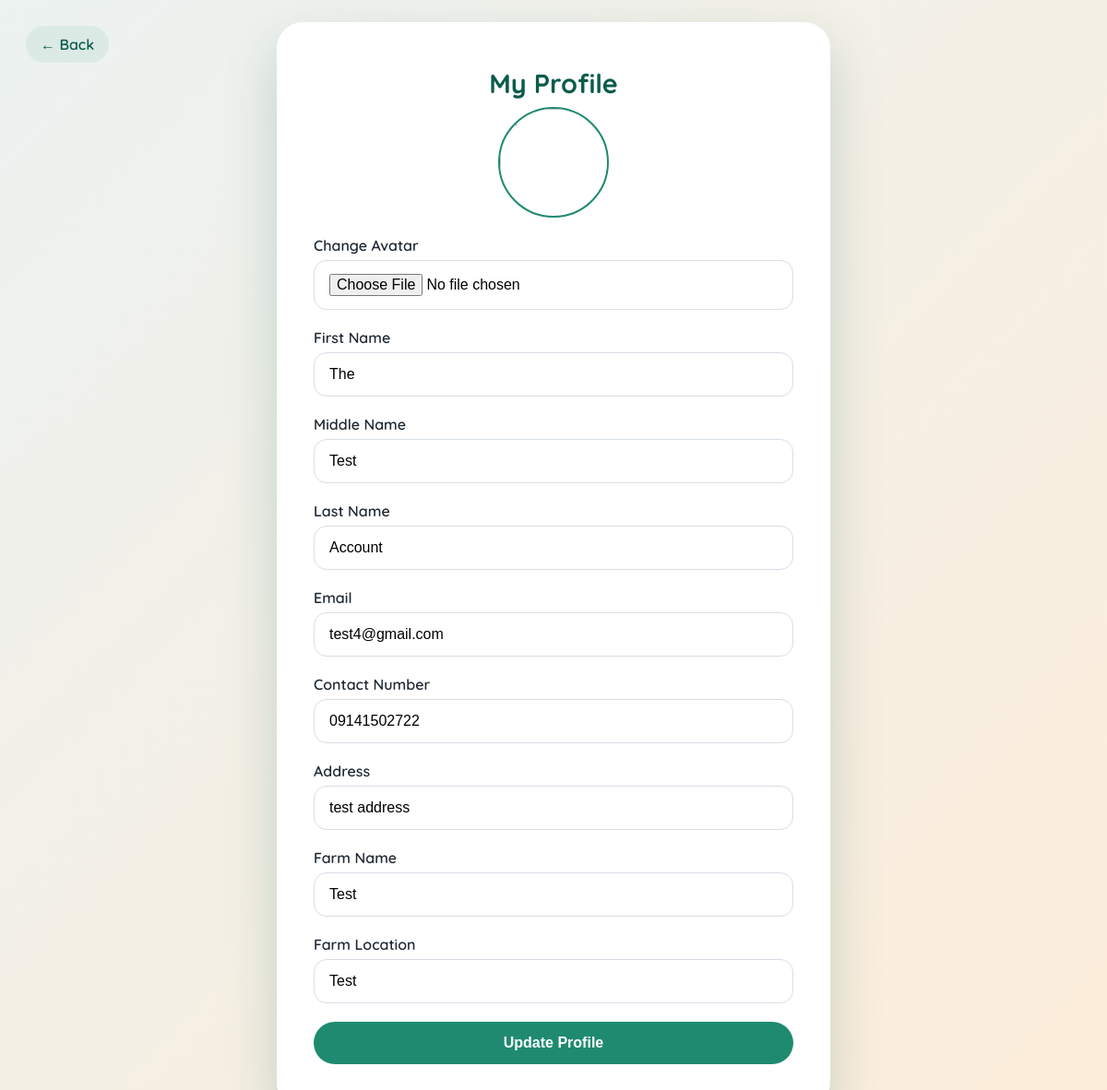
The page /user/profile.php (signed in) on the database its author committed.
### tables this page shows
CREATE TABLE `users` (
  `user_id` int(11) NOT NULL,
  `role` enum('Farmer','Buyer','Admin') NOT NULL,
  `first_name` varchar(45) NOT NULL,
  `middle_name` varchar(45) NOT NULL,
  `last_name` varchar(45) NOT NULL,
  `email` varchar(45) NOT NULL,
  `password` varchar(255) NOT NULL,
  `contact_number` varchar(45) DEFAULT NULL,
  `address` varchar(45) NOT NULL,
  `is_verified` tinyint(4) DEFAULT 0,
  `created_at` timestamp NULL DEFAULT current_timestamp(),
  `img_path` varchar(255) DEFAULT NULL
);

CREATE TABLE `farmer_profiles` (
  `farmer_id` int(11) NOT NULL,
  `farm_name` varchar(45) NOT NULL,
  `farm_location` varchar(255) NOT NULL,
  `farm_img_path` varchar(255) DEFAULT NULL,
  `verified_by` int(11) DEFAULT NULL,
  `verified_at` timestamp NULL DEFAULT NULL,
  `region` varchar(100) DEFAULT NULL
);

### user/profile.php (the view, shortened to what this page needs)
<?php
require_once __DIR__ . '/../includes/config.php';
$user_id = $_SESSION['user_id'];
$role = $_SESSION['role'];
$stmt = $conn->prepare("
    SELECT first_name, middle_name, last_name, email,
           contact_number, address, img_path
    FROM users
    WHERE user_id = ?
    LIMIT 1
");
$stmt->bind_param('i', $user_id);
$stmt->execute();
$user = $stmt->get_result()->fetch_assoc();
$profile_img = $user['img_path'] ?? '';
$default_avatar = '../images/default-avatar.png';
$public_path = !empty($profile_img)
    ? '../' . ltrim($profile_img, '/')
    : $default_avatar;
$role_data = [];
if ($role === 'Farmer') {
    $stmt = $conn->prepare("SELECT * FROM farmer_profiles WHERE farmer_id = ? LIMIT 1");
    $stmt->bind_param('i', $user_id);
    $stmt->execute();
    $role_data = $stmt->get_result()->fetch_assoc();
}
?>
<!DOCTYPE html>
<html lang="en">
    <head>
     </head>
<body>
<div class="card">
<a href="<?= $_SESSION['role'] === 'Admin' ? '../admin/index.php' : '../index.php' ?>" class="back-btn">
    ← Back
</a>
<h1>My Profile</h1>
<form method="POST" enctype="multipart/form-data">
<img src="<?= htmlspecialchars($public_path) ?>" class="avatar-preview"
     onerror="this.src='../images/default-avatar.png';">
<label>Change Avatar</label>
<input type="file" name="avatar" accept="image/*">
<label>First Name</label>
<input type="text" name="first_name" value="<?= htmlspecialchars($user['first_name']) ?>" required>
<label>Middle Name</label>
<input type="text" name="middle_name" value="<?= htmlspecialchars($user['middle_name']) ?>">
<label>Last Name</label>
<input type="text" name="last_name" value="<?= htmlspecialchars($user['last_name']) ?>" required>
<label>Email</label>
<input type="email" name="email" value="<?= htmlspecialchars($user['email']) ?>" required>
<label>Contact Number</label>
<input type="text" name="contact_number" value="<?= htmlspecialchars($user['contact_number']) ?>">
<label>Address</label>
<input type="text" name="address" value="<?= htmlspecialchars($user['address']) ?>" required>
<?php if ($role === 'Farmer'): ?>
<label>Farm Name</label>
<input type="text" name="farm_name" value="<?= htmlspecialchars($role_data['farm_name'] ?? '') ?>" required>
<label>Farm Location</label>
<input type="text" name="farm_location" value="<?= htmlspecialchars($role_data['farm_location'] ?? '') ?>" required>
<?php endif; ?>
<button type="submit">Update Profile</button>
</form>
</div>
</body>
</html>

### user/profile.php (style rules this page uses)
:root { --green-dark: #0c5c4c; --green: #1f8a70; --beige: #f6f1e9; --text: #1f2933; --error: #b91c1c; }
* { box-sizing: border-box; }
body { margin:0; min-height:100vh; font-family:'Quicksand', 'Segoe UI', sans-serif; background: linear-gradient(135deg, rgba(12, 92, 76, 0.08), rgba(242, 135, 5, 0.15)); display:flex; align-items:center; justify-content:center; padding:24px; }
.card { width:min(600px,100%); background:white; border-radius:28px; padding:48px 40px; box-shadow:0 25px 60px rgba(12, 92, 76, 0.2); }
h1 { margin:0 0 8px; font-size:1.8rem; color:var(--green-dark); text-align:center; }
label { display:block; font-weight:600; margin-bottom:6px; color:var(--text); }
input[type="text"], input[type="email"], input[type="file"], select { width:100%; padding:14px 16px; border-radius:14px; border:1px solid #d8dee6; font-size:1rem; margin-bottom:20px; }
button[type="submit"] { width:100%; padding:14px 16px; border-radius:999px; border:none; background:var(--green); color:white; font-size:1rem; font-weight:600; cursor:pointer; transition:transform 120ms ease, background 120ms ease; }
.avatar-preview { display:block; margin: 0 auto 20px; width:120px; height:120px; border-radius:50%; object-fit:cover; border:2px solid var(--green); }
.back-btn { position: absolute; top: 28px; left: 28px; text-decoration: none; font-weight: 600; color: var(--green-dark); background: rgba(31, 138, 112, 0.08); padding: 10px 16px; border-radius: 999px; transition: background 120ms ease, transform 120ms ease; }

### rows shown on the page
users: first_name "The", middle_name "Test", last_name "Account", email "test4@gmail.com", contact_number "09141502722", address "test address"
farmer_profiles: farm_name "Test", farm_location "Test"
